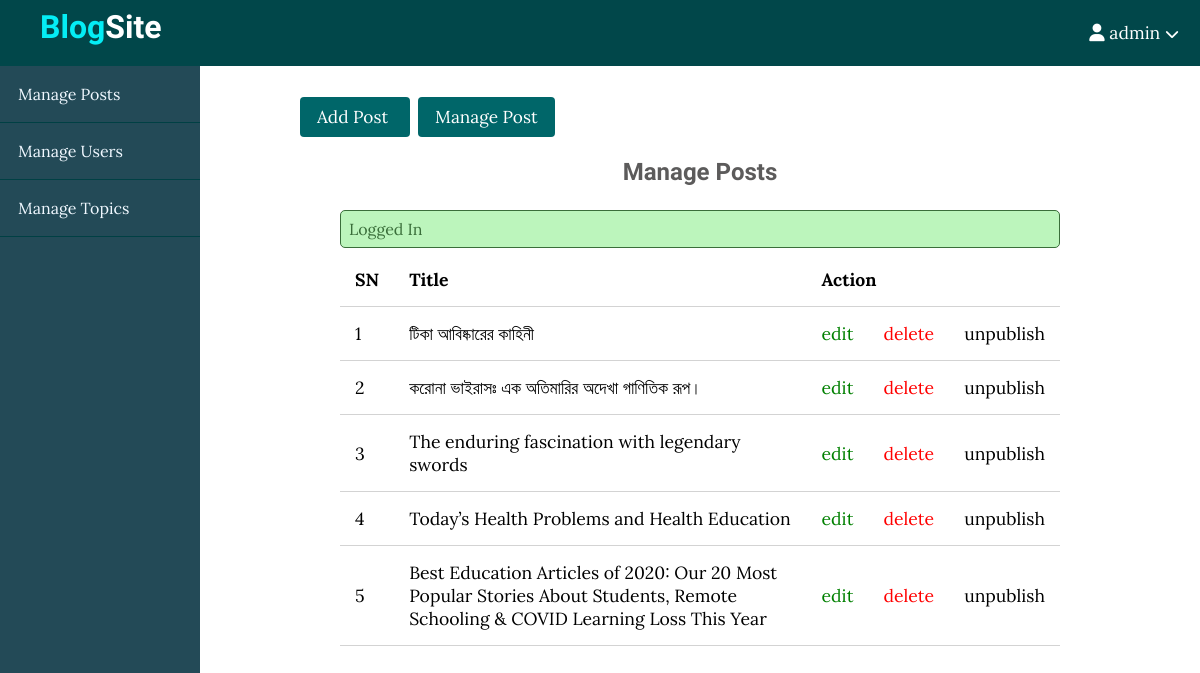
Screenshot of /blog/admin/posts/index.php (signed in) with the database file from the repository.
### tables this page shows
CREATE TABLE `posts` (
  `id` int(11) NOT NULL,
  `user_id` int(11) NOT NULL,
  `topic_id` int(11) DEFAULT NULL,
  `title` varchar(255) NOT NULL,
  `image` varchar(255) NOT NULL,
  `body` text NOT NULL,
  `published` tinyint(4) NOT NULL,
  `created_at` datetime NOT NULL DEFAULT current_timestamp()
);

### blog/app/controllers/posts.php (called while the page is built, shortened)
<?php
include(ROOT_PATH . "/app/database/db.php");
$table = 'posts';
$posts = selectAll($table);
?>

### blog/app/database/db.php (called while the page is built, shortened)
<?php
require('connect.php');
function selectAll($table, $conditions = []){
    global $conn;
    $sql = "SELECT * FROM $table";
    if(empty($conditions)){
        $stmt = $conn->prepare($sql);
        $stmt->execute();
        $records = $stmt->get_result()->fetch_all(MYSQLI_ASSOC);
        return $records;
    }
}
?>

### blog/admin/posts/index.php (the view, shortened to what this page needs)
<?php include("../../path.php");
    include(ROOT_PATH . "/app/controllers/posts.php" );
?>
<!DOCTYPE html>
<html>
<head>
	<link rel="stylesheet" type="text/css" href="../../assets/css/style.css">
    <link rel="stylesheet" type="text/css" href="../../assets/css/admin.css">
</head>
<body>
    <?php include(ROOT_PATH . "/app/includes/adminHeader.php"); ?>
	<div class="admin-wrapper">
    <?php include(ROOT_PATH . "/app/includes/adminSidebar.php"); ?>
    <div class="admin-content">
        <div class="button-group">
            <a href="create.php" class="btn btn-big"> Add Post </a>
            <a href="index.php" class="btn btn-big"> Manage Post </a>
        </div>
        <div class="content">
            <h2 class="page-title">Manage Posts</h2>
            <?php include(ROOT_PATH . "/app/includes/messages.php"); ?>
            <table>
                <thead>
                    <th>SN</th>
                    <th>Title</th>
                    <th colspan = "3">Action</th>
                </thead>
                <tbody>
                <?php foreach ($posts as $key => $post): ?>
                    <tr>
                        <td><?php echo $key + 1; ?></td>
                        <td><?php echo $post['title'] ?></td>
                        <td><a href="edit.php?id=<?php echo $post['id']; ?>" class="edit">edit</a></td>
                        <td><a href="edit.php?delete_id=<?php echo $post['id']; ?>" class="delete">delete</a></td>
                        <?php if ($post['published']): ?>
                            <td><a href="edit.php?published=0&p_id=<?php echo $post['id'] ?>" class="unpublish">unpublish</a></td>
                        <?php else: ?>
                            <td><a href="edit.php?published=1&p_id=<?php echo $post['id'] ?>" class="publish">publish</a></td>
                        <?php endif; ?>
                    </tr>
                <?php endforeach; ?>
                </tbody>
            </table>
        </div>
    </div>
	</div>
</body>
</html>

### blog/assets/css/style.css (style rules this page uses)
* { box-sizing: border-box; }
html, body { height: 100%; padding: 0px; margin: 0px; background: #ffffff; font-family: 'Lora', serif; }
h1, h2, h3, h4, h5, h6 { font-family: 'Candal', serif; color: #5c5b5b; margin: 5px; }
a { text-decoration: none; color: inherit; }
.btn { padding: .5rem 1rem; background: #006669; color: white; border: 1px solid transparent; border-radius: .25rem; font-size: 1.08em; font-family: 'Lora', serif; }
.content { width: 90%; margin: 30px auto 30px; }

### blog/assets/css/admin.css (style rules this page uses)
.admin-wrapper { display: flex; height: calc(100% - 66px); }
.admin-wrapper .admin-content { flex: 8; height: 100%; padding: 40px 100px 100px; overflow-y: scroll; }
.admin-content .page-title { text-align: center; margin-bottom: 1.5rem; }
table { width: 100%; border-collapse: collapse; font-size: 1.1rem; }
th, td { padding: 15px; text-align: left; border-bottom: 1px solid #d3d3d3; }
.edit { color: green; }
.delete { color: red; }

### rows the page displays
posts: title "টিকা আবিষ্কারের কাহিনী"
posts: title "করোনা ভাইরাসঃ এক অতিমারির অদেখা গাণিতিক রূপ।"
posts: title "The enduring fascination with legendary swords"
posts: title "Today’s Health Problems and Health Education"
posts: title "Best Education Articles of 2020: Our 20 Most Popular Stories About Students, Remote Schooling & COVID Learning Loss This Year"

### other values shown
$_SESSION['username'] "admin"
$_SESSION['message'] "Logged In"
